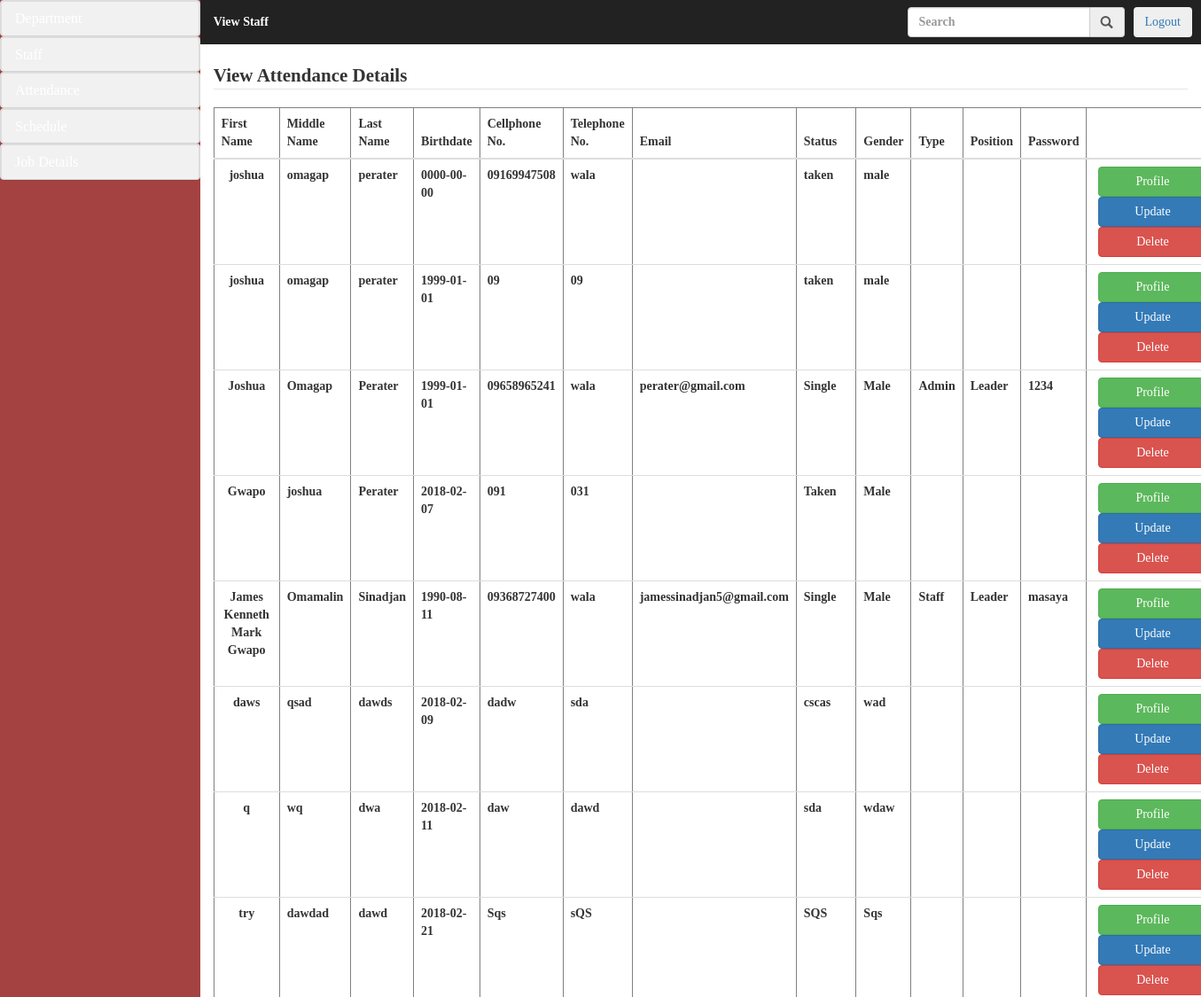
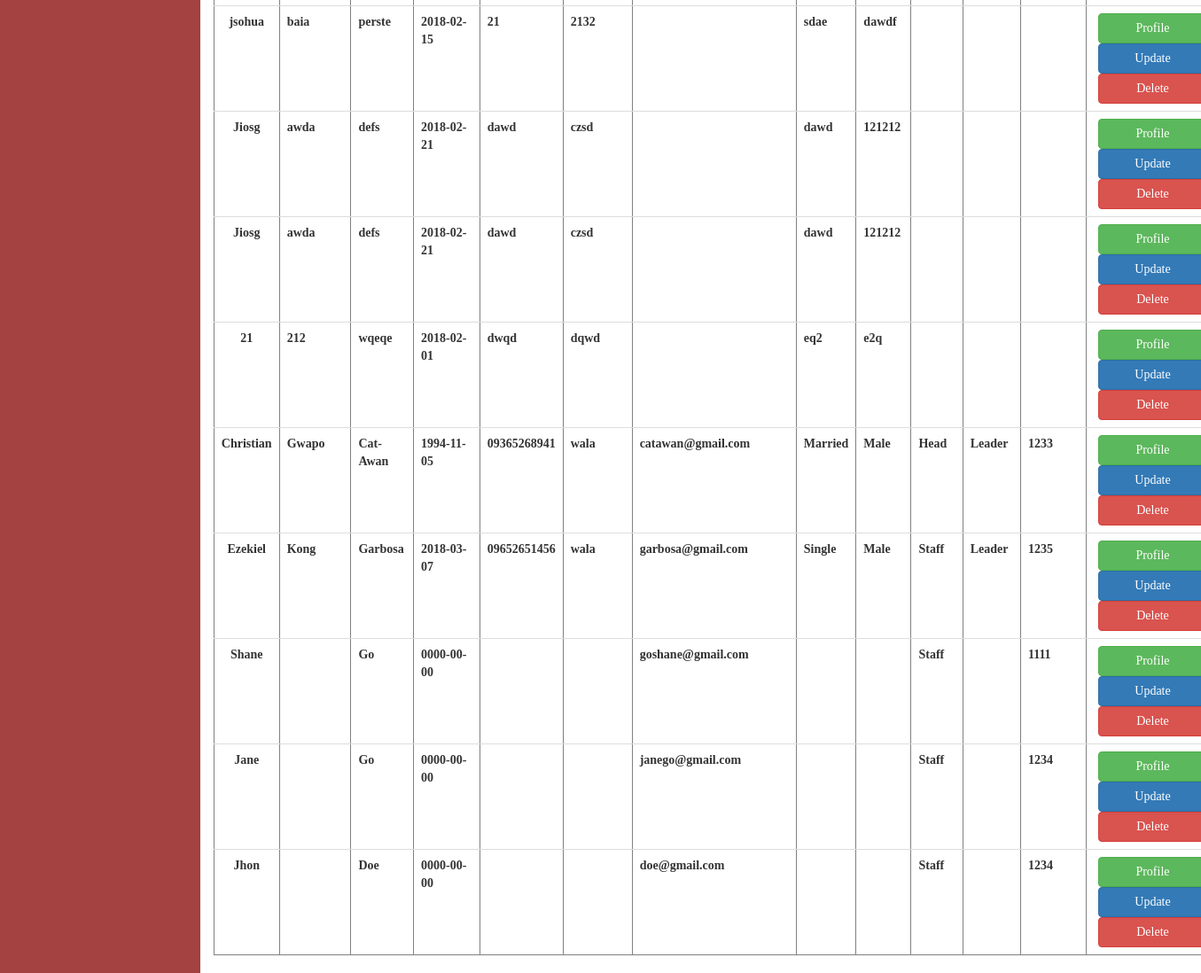
Page /admin/view_staff.php (signed in) on the committed database (2 pictures, top to bottom).
### tables this page shows
CREATE TABLE `staff` (
  `staff_id` bigint(20) NOT NULL,
  `fname` varchar(50) NOT NULL,
  `mname` varchar(50) DEFAULT NULL,
  `lname` varchar(50) NOT NULL,
  `birthdate` date NOT NULL,
  `cellnum` varchar(50) NOT NULL,
  `telnum` varchar(50) DEFAULT NULL,
  `email` varchar(50) NOT NULL,
  `status` varchar(50) NOT NULL,
  `gender` varchar(50) NOT NULL,
  `type` varchar(50) NOT NULL,
  `position` varchar(50) NOT NULL,
  `department` varchar(50) NOT NULL,
  `password` varchar(50) NOT NULL
);

### admin/view_staff.php (the view, shortened to what this page needs)
<!DOCTYPE html>
<html lang="en">
<head>
	  <link rel="stylesheet" href="bootstrap/css/bootstrap.css">
	 <link rel="stylesheet" href="css/styletry.css">
</head>
<body>
	<div class="col-sm-2 sidebar">
		<div class="panel-group">
								<div class="panel panel-default">
									<div class="panel panel-heading">
										<h4 class="panel-title"><a href="#collapse1" data-toggle="collapse">Department</a></h4>
									</div>
								</div>
							</div>
							<div class="panel-group">
								<div class="panel panel-default">
									<div class="panel panel-heading">
										<h4 class="panel-title"><a href="#collapse2" data-toggle="collapse">Staff</a></h4>
									</div>
								</div>
							</div>
							<div class="panel-group">
								<div class="panel panel-default">
									<div class="panel panel-heading">
										<h4 class="panel-title"><a href="#collapse3" data-toggle="collapse">Attendance</a></h4>
									</div>
								</div>
							</div>
							<div class="panel-group">
								<div class="panel panel-default">
									<div class="panel panel-heading">
										<h4 class="panel-title"><a href="#collapse4" data-toggle="collapse">Schedule</a></h4>
									</div>
								</div>
							</div>
							<div class="panel-group">
								<div class="panel panel-default">
									<div class="panel panel-heading">
										<h4 class="panel-title"><a href="#collapse5" data-toggle="collapse">Job Details</a></h4>
									</div>
								</div>
							</div>
	</div>
	<div class="col-sm-10 content">
		<div class="col-sm-12" style="padding: 0;">
			 <nav class="navbar navbar-inverse">
			 	 <div class="container-fluid" style="padding-left: 0;">
			 	 	<ul class="nav navbar-nav">
			 	 		 <li><a href="#" style="color: white;">View Staff</a></li>
			 	 	</ul>
			 	 	<div class="nav navbar-right nav-btn"><button class="btn"><a href="../user/index.php?logout='1'" style="text-decoration-style: none;">Logout</a></button></div>
			 	 	<ul class="nav navbar-right nav-btn">
				 	 	<div class="input-group">
							 <div class="input-group">
								  <input type="text" class="form-control" placeholder="Search" aria-describedby="basic-addon1">
								  <span class="input-group-addon" id="basic-addon1"><i class="glyphicon glyphicon-search"></i></span>
							</div>
						</div>
					</ul>
			 	 </div>
			 </nav>
		</div>
		<div class="col-sm-12 haha"><legend> View Attendance Details</legend></div>
			 		<div class="col-sm-12">
			 			<?php
	  include_once("connection.php");
	  $sql = "SELECT * FROM staff";
	  $result = mysqli_query($connect,$sql);
	  if(mysqli_num_rows($result) > 0){
		  echo "<table class='table' border='1'>";
		  echo "<thead>
					<tr>
						<th>First Name</th>
						<th>Middle Name</th>
						<th>Last Name</th>
						<th>Birthdate</th>
						<th>Cellphone No.</th>
						<th>Telephone No.</th>
						<th>Email</th>
						<th>Status</th>
						<th>Gender</th>
						<th>Type</th>
						<th>Position</th>
						<th>Password</th>
						<th></th>
					</tr>
				</thead>";
		  echo "<tbody>";
	     while($row = mysqli_fetch_assoc($result)){
		       echo "<tr><td style='text-align:center;'>".
					 $row['fname'].
					"</td><td>".
					$row['mname'].
					"</td><td>".
					$row['lname'].
					"</td><td>".
					$row['birthdate'].
					"</td><td>".
					$row['cellnum'].
					"</td><td>".
					 $row['telnum'].
					"</td><td>".
					 $row['email'].
					"</td><td>".
					$row['status'].
					"</td><td>".
					$row['gender'].
					"</td><td>".
					$row['type'].
					"</td><td>".
					$row['position'].
					"</td><td>".
					$row['password'].
					 "</td>
					 <td>
						<a href='../user/about_me.php?id=".$row['staff_id']."'>
					      <button class='btn btn-success'>Profile</button>
						</a>
					    <a href='Update_staff.php?id=".$row['staff_id']."'>
					      <button class='btn btn-primary'>Update</button>
						</a>
						<a href='action/staff_delete.php?id=".$row['staff_id']."'>
						  <button class='btn btn-danger'>Delete</button>
						</a>
					 </td>
					 </tr>";
		 }
		 echo "</tbody>";
	  }
	?>
					  	</div>
	</div>
</body>
</html>

### admin/css/styletry.css (style rules this page uses)
* { margin: 0; }
.sidebar { background-color: #a44141; padding: 0; height: 100%; }
.content { height: 100%; padding: 0; }
li a { display: block; color: #000; text-decoration: none; }
html,body { width: 100%; height:100%; font-family: masaya !important; font-weight: bold; }
.navbar { border-radius: 0; border: none; }
.nav-btn { padding-top: 8px;padding-right: 10px; }
td:last-child { width: 285px; }
td>a>button { width:122px; float: left; margin-left: 5px; }
.panel-group { margin-bottom: 0; }
a { text-decoration: none; }
.panel-default > .panel-heading { background-color: #f1f1f1; color:white; }
.panel { border-radius: 1px; }

### rows in the picture
staff: fname "joshua", mname "omagap", lname "perater", birthdate "0000-00-00", cellnum "09169947508", telnum "wala", status "taken", gender "male"
staff: fname "joshua", mname "omagap", lname "perater", birthdate "1999-01-01", cellnum "09", telnum "09", status "taken", gender "male"
staff: fname "Joshua", mname "Omagap", lname "Perater", birthdate "1999-01-01", cellnum "09658965241", telnum "wala", email "perater@gmail.com", status "Single", gender "Male", type "Admin", position "Leader", password "1234"
staff: fname "Gwapo", mname "joshua", lname "Perater", birthdate "2018-02-07", cellnum "091", telnum "031", status "Taken", gender "Male"
staff: fname "James Kenneth Mark Gwapo", mname "Omamalin", lname "Sinadjan", birthdate "1990-08-11", cellnum "09368727400", telnum "wala", email "jamessinadjan5@gmail.com", status "Single", gender "Male", type "Staff", position "Leader", password "masaya"
staff: fname "daws", mname "qsad", lname "dawds", birthdate "2018-02-09", cellnum "dadw", telnum "sda", status "cscas", gender "wad"
staff: fname "q", mname "wq", lname "dwa", birthdate "2018-02-11", cellnum "daw", telnum "dawd", status "sda", gender "wdaw"
staff: fname "try", mname "dawdad", lname "dawd", birthdate "2018-02-21", cellnum "Sqs", telnum "sQS", status "SQS", gender "Sqs"
staff: fname "jsohua", mname "baia", lname "perste", birthdate "2018-02-15", cellnum "21", telnum "2132", status "sdae", gender "dawdf"
staff: fname "Jiosg", mname "awda", lname "defs", birthdate "2018-02-21", cellnum "dawd", telnum "czsd", status "dawd", gender "121212"
staff: fname "Jiosg", mname "awda", lname "defs", birthdate "2018-02-21", cellnum "dawd", telnum "czsd", status "dawd", gender "121212"
staff: fname "21", mname "212", lname "wqeqe", birthdate "2018-02-01", cellnum "dwqd", telnum "dqwd", status "eq2", gender "e2q"
staff: fname "Christian", mname "Gwapo", lname "Cat-Awan", birthdate "1994-11-05", cellnum "09365268941", telnum "wala", email "catawan@gmail.com", status "Married", gender "Male", type "Head", position "Leader", password "1233"
staff: fname "Ezekiel", mname "Kong", lname "Garbosa", birthdate "2018-03-07", cellnum "09652651456", telnum "wala", email "garbosa@gmail.com", status "Single", gender "Male", type "Staff", position "Leader", password "1235"
staff: fname "Shane", lname "Go", birthdate "0000-00-00", email "goshane@gmail.com", type "Staff", password "1111"
staff: fname "Jane", lname "Go", birthdate "0000-00-00", email "janego@gmail.com", type "Staff", password "1234"
staff: fname "Jhon", lname "Doe", birthdate "0000-00-00", email "doe@gmail.com", type "Staff", password "1234"
